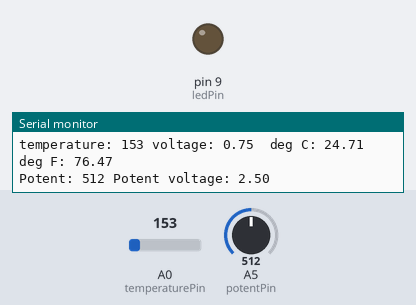
Bench run of a sketch on a simulated Arduino Uno, built with avr-gcc and run on an emulated ATmega328P. Shown: output pins drawn as LEDs (lit = HIGH), the last lines printed to the serial monitor. The test bench sets the inputs (shaded band); at power-on: A5 (potentPin) = 512, A0 (temperaturePin) = 153.

Above: at 1.2 s.
1.3 s: A5 (potentPin) set to 164
3.2 s: A5 (potentPin) set to 145
At 4.4 s:
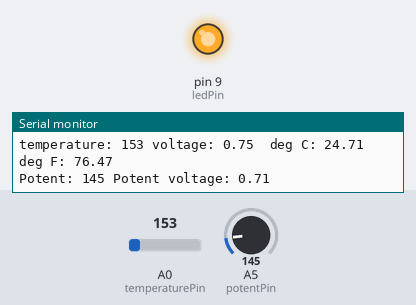
5.5 s: A5 (potentPin) set to 306
At 7.1 s:
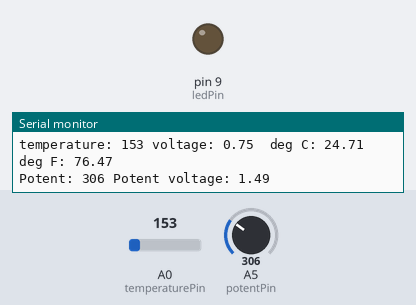
7.6 s: A5 (potentPin) set to 122
At 8.6 s:
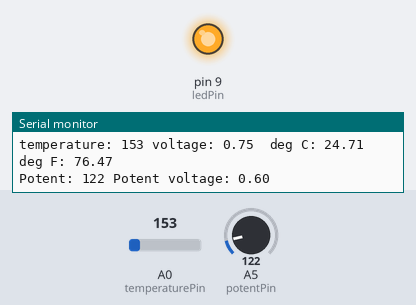
Timing chart, 0 to 10.6 s (numbered marks = the images above; inputs shaded):
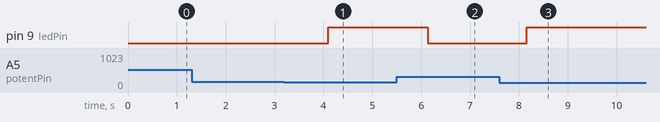

The sketch:

ThermoSTAT_1.ino
```cpp
/*
Matt's awesome experiments with sensors and things and stuff.

The one in which he tries to make a temperature indicator that lights a LED.
*/

const int temperaturePin = 0;
const int ledPin = 9;
const int potentPin = 5;  // A5
int state = 0; // 0 = off, 1 = on
float minOnVoltage = 0.6;

void setup()
{
    pinMode(ledPin, OUTPUT);
    Serial.begin(9600);
}

float getVoltage(int pin)
{
    return(analogRead(pin) * 0.004882814); // Converts 0 - 1023 (reading from the pin) to the 0.0 - 5.0 voltage.
}

void loop()
{
    int tempValue, potentValue;
    float voltage, potentVoltage, degreesC, degreesF;

    tempValue = analogRead(temperaturePin);
    potentValue = analogRead(potentPin);
    voltage = getVoltage(temperaturePin);
    potentVoltage = getVoltage(potentPin);

    // This formula comes from the temperature sensor datasheet:
    degreesC = (voltage - 0.5) * 100.0;

    // This is the classic C to F conversion formula:
    degreesF = degreesC * (9.0/5.0) + 32.0;

    Serial.print("temperature: ");
    Serial.print(tempValue);
    Serial.print(" voltage: ");
    Serial.print(voltage);
    Serial.print("  deg C: ");
    Serial.print(degreesC);
    Serial.print("  deg F: ");
    Serial.println(degreesF);

    Serial.print("Potent: ");
    Serial.print(potentValue);
    Serial.print(" Potent voltage: ");
    Serial.println(potentVoltage);
    Serial.println("");

    if(voltage <= potentVoltage)
    {
        // turn off.
        digitalWrite(ledPin, LOW);
    }
    else
    {
        // turn on.
        digitalWrite(ledPin, HIGH);
    }

    delay(2000);
}
```

Measured:
- the behaviour switches between 153 and 152 on A5 (potentPin) (found by bisection; images 0 and 1)
- after the input at 3.2 s, pin 9 (ledPin): LOW → HIGH after 0.90 s
- after the input at 5.5 s, pin 9 (ledPin): HIGH → LOW after 0.63 s
- after the input at 7.6 s, pin 9 (ledPin): LOW → HIGH after 0.56 s
